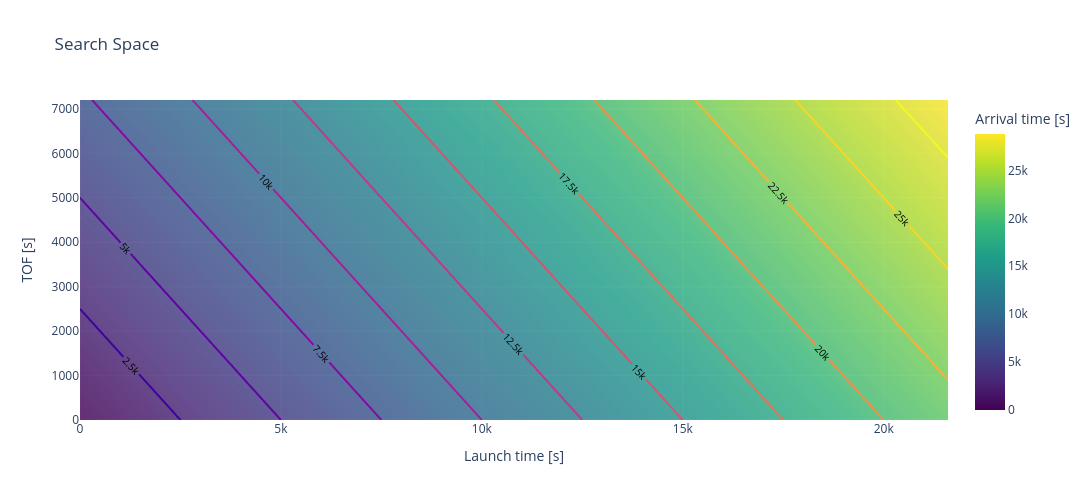

Source (notebook cell):
### Code cell
fig = go.Figure()

# plotly expects [y_dim, x_dim] so z.T
fig.add_trace(go.Heatmap(
    x=t_arr_launch,
    y=t_arr_tofs,
    z=intercept_grid.T,
    colorscale="Viridis",
    colorbar=dict(title="Arrival time [s]"),
    opacity=0.8,
))

fig.add_trace(go.Contour(
    x=t_arr_launch,
    y=t_arr_tofs,
    z=intercept_grid.T,
    showscale=False,
    line=dict(width=2, color="black"),
    contours=dict(
        coloring="lines",
        showlabels=True,
        start=0,
        end=np.max(intercept_grid),
        size=2500,
        labelfont=dict(size=10, color="black")
    )
))

# fig.add_trace(go.Scatter(
#     x=launch_grid.ravel(),
#     y=tof_grid.ravel(),
#     mode="markers",
#     marker=dict(
#         size=4,
#         color="black",
#         opacity=0.7
#     ),
#     name="Grid points"
# ))

fig.update_layout(
    xaxis_title="Launch time [s]",
    yaxis_title="TOF [s]",
    title="Search Space",
    width=2000,
    height=500
)

fig.update_xaxes(
    range=[np.min(t_arr_launch), np.max(t_arr_launch)],
    constrain="domain"
)

fig.update_yaxes(
    range=[np.min(t_arr_tofs), np.max(t_arr_tofs)],
    constrain="domain"
)

fig.show()

### Figure 1 — Plotly figure (JSON) as saved in the notebook; plotly's stock layout.template omitted (floating-point values rounded to 4 significant figures; data arrays with more than 128 entries replaced by an {"elided": "..."} marker saying what was removed)
{"data": [{"colorbar": {"title": {"text": "Arrival time [s]"}}, "colorscale": [[0, "#440154"], [0.1111, "#482878"], [0.2222, "#3e4989"], [0.3333, "#31688e"], [0.4444, "#26828e"], [0.5556, "#1f9e89"], [0.6667, "#35b779"], [0.7778, "#6ece58"], [0.8889, "#b5de2b"], [1, "#fde725"]], "opacity": 0.8, "type": "heatmap", "x": {"elided": "361 int values"}, "y": [0, 60, 120, 180, 240, 300, 360, 420, 480, 540, 600, 660, 720, 780, 840, 900, 960, 1020, 1080, 1140, 1200, 1260, 1320, 1380, 1440, 1500, 1560, 1620, 1680, 1740, 1800, 1860, 1920, 1980, 2040, 2100, 2160, 2220, 2280, 2340, 2400, 2460, 2520, 2580, 2640, 2700, 2760, 2820, 2880, 2940, 3000, 3060, 3120, 3180, 3240, 3300, 3360, 3420, 3480, 3540, 3600, 3660, 3720, 3780, 3840, 3900, 3960, 4020, 4080, 4140, 4200, 4260, 4320, 4380, 4440, 4500, 4560, 4620, 4680, 4740, 4800, 4860, 4920, 4980, 5040, 5100, 5160, 5220, 5280, 5340, 5400, 5460, 5520, 5580, 5640, 5700, 5760, 5820, 5880, 5940, 6000, 6060, 6120, 6180, 6240, 6300, 6360, 6420, 6480, 6540, 6600, 6660, 6720, 6780, 6840, 6900, 6960, 7020, 7080, 7140, 7200], "z": {"elided": "121x361 int values"}}, {"contours": {"coloring": "lines", "end": 28800, "labelfont": {"color": "black", "size": 10}, "showlabels": true, "size": 2500, "start": 0}, "line": {"color": "black", "width": 2}, "showscale": false, "type": "contour", "x": {"elided": "361 int values"}, "y": [0, 60, 120, 180, 240, 300, 360, 420, 480, 540, 600, 660, 720, 780, 840, 900, 960, 1020, 1080, 1140, 1200, 1260, 1320, 1380, 1440, 1500, 1560, 1620, 1680, 1740, 1800, 1860, 1920, 1980, 2040, 2100, 2160, 2220, 2280, 2340, 2400, 2460, 2520, 2580, 2640, 2700, 2760, 2820, 2880, 2940, 3000, 3060, 3120, 3180, 3240, 3300, 3360, 3420, 3480, 3540, 3600, 3660, 3720, 3780, 3840, 3900, 3960, 4020, 4080, 4140, 4200, 4260, 4320, 4380, 4440, 4500, 4560, 4620, 4680, 4740, 4800, 4860, 4920, 4980, 5040, 5100, 5160, 5220, 5280, 5340, 5400, 5460, 5520, 5580, 5640, 5700, 5760, 5820, 5880, 5940, 6000, 6060, 6120, 6180, 6240, 6300, 6360, 6420, 6480, 6540, 6600, 6660, 6720, 6780, 6840, 6900, 6960, 7020, 7080, 7140, 7200], "z": {"elided": "121x361 int values"}}], "layout": {"height": 500, "title": {"text": "Search Space"}, "width": 2000, "xaxis": {"constrain": "domain", "range": [0, 21600], "title": {"text": "Launch time [s]"}}, "yaxis": {"constrain": "domain", "range": [0, 7200], "title": {"text": "TOF [s]"}}}}
